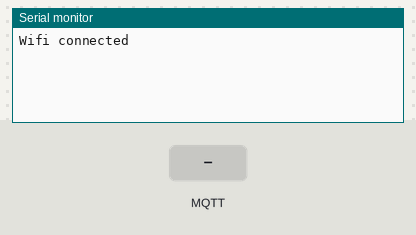
Bench run of a sketch on a simulated ESP32. Parts: the last lines printed to the serial monitor. Inputs (shaded band) come from the test bench. WiFi joins after 1.5 s; servers stay silent unless stated; no MQTT or app messages arrive unless stated.

Above: at 2.7 s.
2.8 s: MQTT message "1" arrives on the first subscribed topic
At 3.7 s:
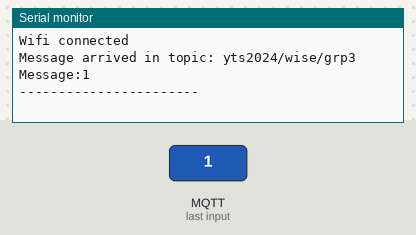
4.3 s: MQTT message "on" arrives on the first subscribed topic
At 4.8 s:
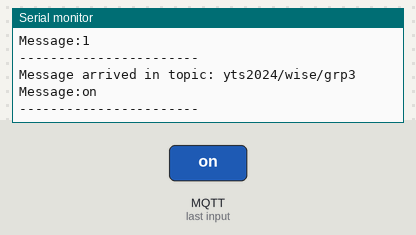
5.8 s: MQTT message "off" arrives on the first subscribed topic
At 7.1 s:
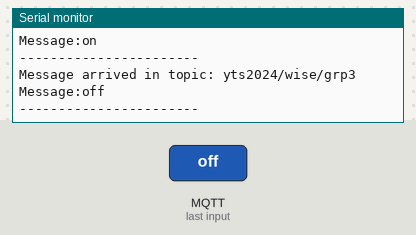

Measured:
- after the input at 2.8 s, the serial monitor: prints a new line at once (image 1)
- after the input at 4.3 s, the serial monitor: prints a new line at once (image 2)
- after the input at 5.8 s, the serial monitor: prints a new line at once (image 3)

The sketch:

mosquitto_connecting_Esp32s.ino
```cpp
#include <WiFi.h>
#include <PubSubClient.h>

char ssid[] = "Lol";
char pass[] = "12345678";

const char *mqtt_broker = "test.mosquitto.org";                                                                         //
const char *topic = "yts2024/wise/grp3";                                                                         //                                                                       //
const int mqtt_port = 1883;                                                                         //

WiFiClient espClient;
PubSubClient client = PubSubClient(espClient);

void setup() {
  Serial.begin(9600);
  WiFi.begin(ssid,pass);
  client.setServer(mqtt_broker,1883);
  client.setCallback(callback);
  client.connect("group12Client");
  client.subscribe(topic);

  while (WiFi.status() != WL_CONNECTED) {
    //delay(500);
    //Serial.println("Connecting to WiFi..");
  }
  Serial.println("Wifi connected");
  while(!client.connected()){
    client.setServer(mqtt_broker,1883);
    client.setCallback(callback);
    client.connect("group12Client");
    Serial.println("Client not connected");
    delay(500);
  }
  //Serial.println("client connected");
}
void callback(char *topic, byte *payload, unsigned int length) {
    Serial.print("Message arrived in topic: ");
    Serial.println(topic);
    Serial.print("Message:");
    for (int i = 0; i < length; i++) {
        Serial.print((char) payload[i]);
    }
    Serial.println();
    Serial.println("-----------------------");
}

void loop() {
  client.loop();

}
```
